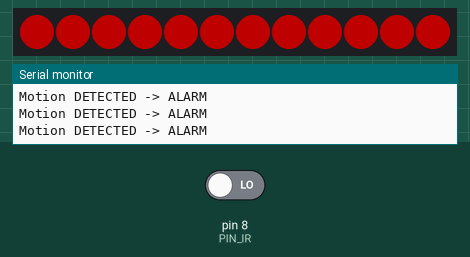
Simulated run of this sketch. Board: Arduino Uno, built with avr-gcc and run on an emulated ATmega328P. Shown: 12 RGB LEDs in strip order, left to right, the last lines printed to the serial monitor. Inputs (shaded band) come from the test bench; at power-on: pin 8 (PIN_IR) LOW. Dim RGB values are drawn brighter than linear.

Above: at 2.8 s.
2.9 s: pin 8 (PIN_IR) driven HIGH
At 4.0 s:
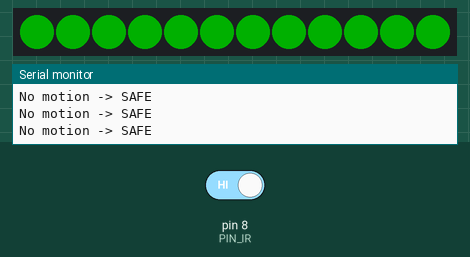
4.5 s: pin 8 (PIN_IR) driven LOW
At 4.71 s:
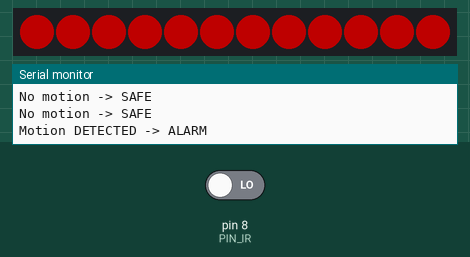
Timing chart, 0 to 7.5 s (numbered marks = the images above; inputs shaded):
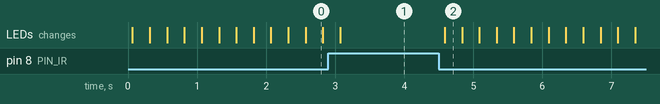

Measured:
- after the input at 2.9 s, the LEDs: change after 0.17 s (image 1)
- after the input at 4.5 s, the LEDs: change after 0.09 s (image 2)

The sketch:

04_Motion_Activated_Alarm_Neopixel_sensor.ino
```cpp
/*
  Motion-Activated Alarm (IR Sensor + NeoPixel Ring)
  --------------------------------------------------
  Hardware:
    IR Sensor:
      - VCC -> 5V
      - GND -> GND
      - OUT -> D8  (many modules pull OUT LOW when motion/obstacle is detected)

    NeoPixel Ring (WS2812 / SK6812 compatible):
      - DIN -> D6   (through 330-470Ω resistor recommended)
      - 5V  -> 5V   (large rings may need external 5V supply)
      - GND -> GND  (MUST share ground with Arduino)

  Behavior:
    - If motion detected -> flash RED (alarm)
    - If no motion       -> steady GREEN (safe)
    - Serial Monitor prints current state for debugging

  Library:
    - Install "Adafruit NeoPixel" from Library Manager (Sketch > Include Library > Manage Libraries)
*/

#include <Adafruit_NeoPixel.h>

// ----------- USER SETTINGS (change these if needed) -----------
#define PIN_IR          8          // IR sensor digital output pin
#define PIN_NEOPIXEL    6          // NeoPixel ring DIN pin

#define NUM_PIXELS      12         // <-- set to your ring size (8, 12, 16, etc.)
#define BRIGHTNESS      80         // 0..255 overall brightness limit

#define IR_ACTIVE_LOW   1          // most obstacle IR modules: LOW = detected
// If your sensor gives HIGH when motion is detected, set IR_ACTIVE_LOW to 0.
// ---------------------------------------------------------------

// Create the NeoPixel strip object
Adafruit_NeoPixel strip(NUM_PIXELS, PIN_NEOPIXEL, NEO_GRB + NEO_KHZ800);

// Small helper to convert (r,g,b) to a 32-bit color
uint32_t rgb(uint8_t r, uint8_t g, uint8_t b) { return strip.Color(r, g, b); }

// Fill the whole ring with one color and show it
void fillRing(uint32_t color) {
  for (int i = 0; i < NUM_PIXELS; i++) strip.setPixelColor(i, color);
  strip.show();
}

// Blink the whole ring (color ON -> OFF) once with given on/off times (ms)
void flashAll(uint32_t color, uint16_t onMs, uint16_t offMs) {
  fillRing(color);
  delay(onMs);
  strip.clear();
  strip.show();
  delay(offMs);
}

void setup() {
  pinMode(PIN_IR, INPUT);     // digital input from IR module
  strip.begin();              // init NeoPixels
  strip.setBrightness(BRIGHTNESS);
  strip.clear();
  strip.show();

  Serial.begin(9600);
  Serial.println(F("Motion-Activated Alarm (IR + NeoPixel) ready."));
  Serial.println(F("Tip: If alarm never triggers, flip IR_ACTIVE_LOW."));
}

void loop() {
  // Read the IR sensor
  int raw = digitalRead(PIN_IR);

  // Normalize to "motionDetected = true/false" regardless of active level
  bool motionDetected = IR_ACTIVE_LOW ? (raw == LOW) : (raw == HIGH);

  if (motionDetected) {
    Serial.println(F("Motion DETECTED -> ALARM"));
    // Alarm effect: flash red a few times
    for (int i = 0; i < 2; i++) {                 // number of flashes per detection
      flashAll(rgb(255, 0, 0), 250, 250);         // red on/off 250ms
    }
  } else {
    // Safe state: steady green (or choose 'off' by using strip.clear())
    Serial.println(F("No motion -> SAFE"));
    fillRing(rgb(0, 180, 0));                     // steady green
    delay(150);                                   // small delay to reduce serial spam
  }
}
```
